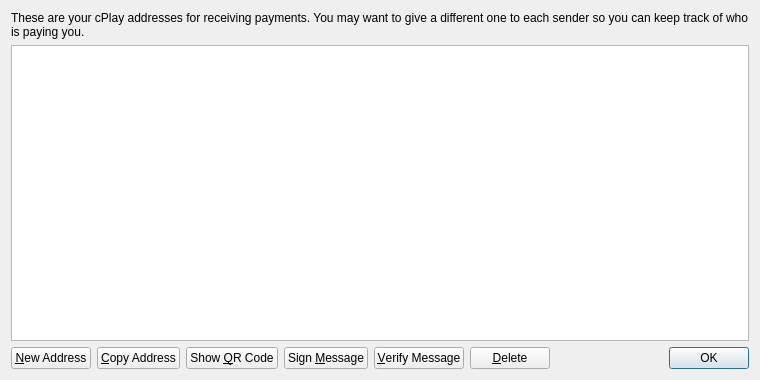
<?xml version="1.0" encoding="UTF-8"?>
<ui version="4.0">
 <class>AddressBookPage</class>
 <widget class="QWidget" name="AddressBookPage">
  <property name="geometry">
   <rect>
    <x>0</x>
    <y>0</y>
    <width>760</width>
    <height>380</height>
   </rect>
  </property>
  <property name="windowTitle">
   <string>Address Book</string>
  </property>
  <layout class="QVBoxLayout" name="verticalLayout">
   <item>
    <widget class="QLabel" name="labelExplanation">
     <property name="text">
      <string>These are your cPlay addresses for receiving payments. You may want to give a different one to each sender so you can keep track of who is paying you.</string>
     </property>
     <property name="textFormat">
      <enum>Qt::PlainText</enum>
     </property>
     <property name="wordWrap">
      <bool>true</bool>
     </property>
    </widget>
   </item>
   <item>
    <widget class="QTableView" name="tableView">
     <property name="contextMenuPolicy">
      <enum>Qt::CustomContextMenu</enum>
     </property>
     <property name="toolTip">
      <string>Double-click to edit address or label</string>
     </property>
     <property name="tabKeyNavigation">
      <bool>false</bool>
     </property>
     <property name="selectionMode">
      <enum>QAbstractItemView::SingleSelection</enum>
     </property>
     <property name="selectionBehavior">
      <enum>QAbstractItemView::SelectRows</enum>
     </property>
     <property name="sortingEnabled">
      <bool>true</bool>
     </property>
     <attribute name="verticalHeaderVisible">
      <bool>false</bool>
     </attribute>
    </widget>
   </item>
   <item>
    <layout class="QHBoxLayout" name="horizontalLayout">
     <item>
      <widget class="QPushButton" name="newAddressButton">
       <property name="toolTip">
        <string>Create a new address</string>
       </property>
       <property name="text">
        <string>&amp;New Address</string>
       </property>
      </widget>
     </item>
     <item>
      <widget class="QPushButton" name="copyToClipboard">
       <property name="toolTip">
        <string>Copy the currently selected address to the system clipboard</string>
       </property>
       <property name="text">
        <string>&amp;Copy Address</string>
       </property>
      </widget>
     </item>
     <item>
      <widget class="QPushButton" name="showQRCode">
       <property name="text">
        <string>Show &amp;QR Code</string>
       </property>
      </widget>
     </item>
     <item>
      <widget class="QPushButton" name="signMessage">
       <property name="toolTip">
        <string>Sign a message to prove you own a cPlay address</string>
       </property>
       <property name="text">
        <string>Sign &amp;Message</string>
       </property>
      </widget>
     </item>
     <item>
      <widget class="QPushButton" name="verifyMessage">
       <property name="toolTip">
        <string>Verify a message to ensure it was signed with a specified cPlay address</string>
       </property>
       <property name="text">
        <string>&amp;Verify Message</string>
       </property>
      </widget>
     </item>
     <item>
      <widget class="QPushButton" name="deleteButton">
       <property name="toolTip">
        <string>Delete the currently selected address from the list</string>
       </property>
       <property name="text">
        <string>&amp;Delete</string>
       </property>
      </widget>
     </item>
     <item>
      <spacer name="horizontalSpacer">
       <property name="orientation">
        <enum>Qt::Horizontal</enum>
       </property>
       <property name="sizeHint" stdset="0">
        <size>
         <width>40</width>
         <height>20</height>
        </size>
       </property>
      </spacer>
     </item>
     <item>
      <widget class="QDialogButtonBox" name="buttonBox">
       <property name="sizePolicy">
        <sizepolicy hsizetype="Maximum" vsizetype="Fixed">
         <horstretch>0</horstretch>
         <verstretch>0</verstretch>
        </sizepolicy>
       </property>
       <property name="standardButtons">
        <set>QDialogButtonBox::Ok</set>
       </property>
      </widget>
     </item>
    </layout>
   </item>
  </layout>
 </widget>
 <resources>
  <include location="../bitcoin.qrc"/>
 </resources>
 <connections/>
</ui>
